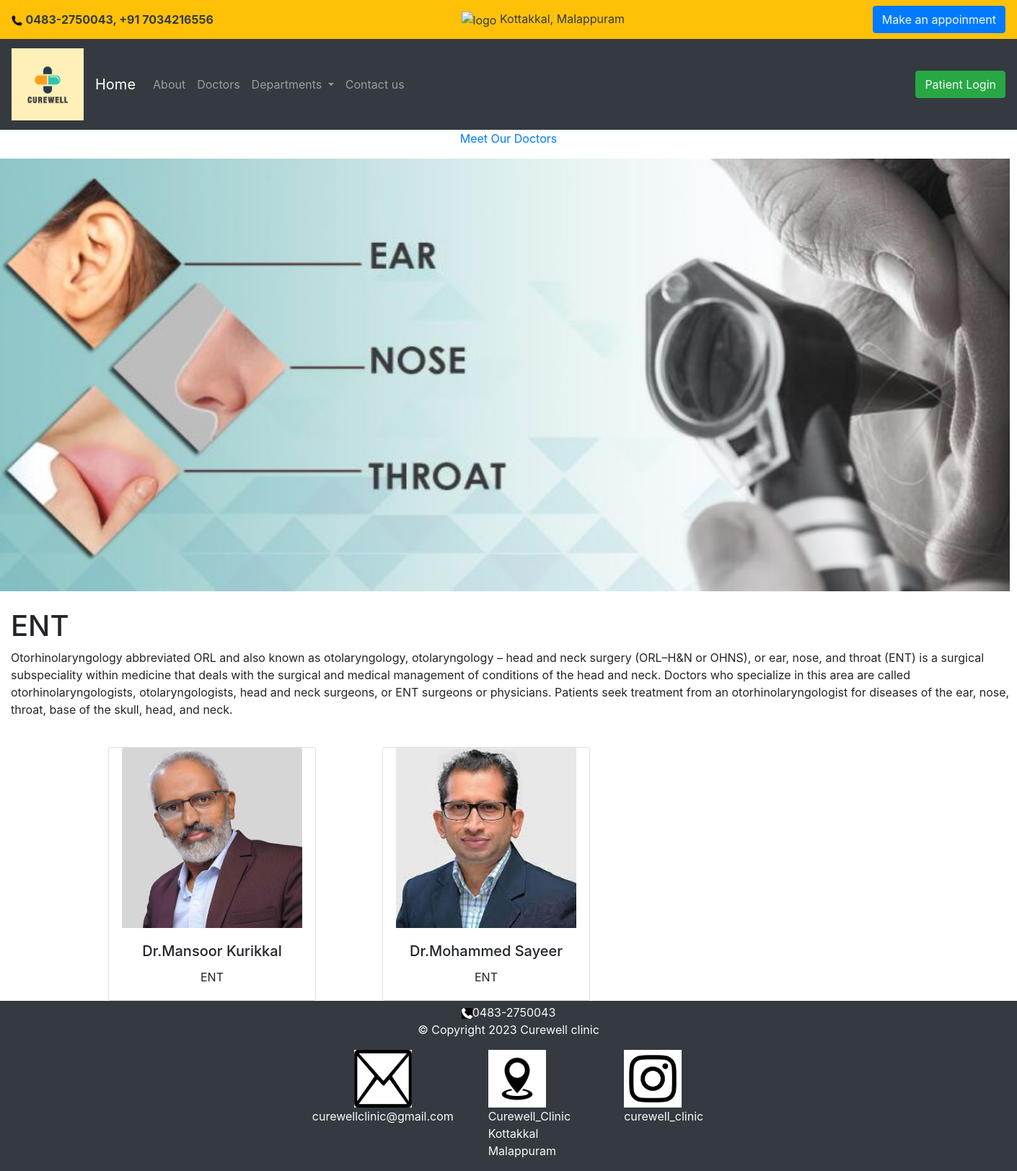
Screenshot of /ent/ with the database file from the repository.
### Curewell/models.py (models this page shows, shortened)
class Department(models.Model):
    name = models.CharField(max_length=250, unique=True)
    slug = models.SlugField(max_length=250, unique=True)
    description =models.TextField(blank=True)
    image = models.ImageField(upload_to='Departments',blank=True)
    class Meta:
        ordering = ('name',)
        verbose_name = 'Department'
        verbose_name_plural = 'Departments'
    def get_url(self):
        return reverse('doctors_by_department', args=[ self.slug])
    def __str__(self):
        return '{}' .format(self.name)

class Doctors(models.Model):
    name = models.CharField(max_length=200, unique=True)
    slug = models.SlugField(max_length=250, unique=True)
    department = models.ForeignKey(Department, on_delete=models.CASCADE)
    qualification = models.CharField(max_length=250)
    image = models.ImageField(upload_to='Doctors', blank=True)
    available = models.BooleanField(default=True)
    class Meta:
        ordering = ('name',)
        verbose_name = 'Doctor'
        verbose_name_plural = 'Doctors'

### Curewell/views.py (the view)
# urls.py: path('', views.alldoctors, name='alldoctors'),
def alldoctors(request, slug_c=None):
    page_c = None
    doctors = None
    if slug_c != None:
        page_c = get_object_or_404(Department, slug=slug_c)
        doctors = Doctors.objects.all().filter(department=page_c)
    else:
        doctors= Doctors.objects.all().filter(available=True)
    return render(request, 'home.html', {'department': page_c, 'doctors': doctors})

### Curewell/context_processors.py (called while the page is built)
def my_links(request):
    links=Department.objects.all()
    return dict(links=links)

### templates/home.html (shortened to what this page needs)
{% extends 'base.html' %}
{% load static %}
{% block content %}
{% if department %}
  <div>
    <div>
      <p class="text-center"><a href= "{% url 'alldoctors' %}">Meet Our Doctors</a></p>
    </div>
  </div>
{% endif %}
<div>
  {% if department %}
  <img src="{{ department.image.url }}" alt="{{department.name}}" style="width:1400px;height:600px;">
</div>
<br>
<div>
  <h1 style="padding-left:15px;">{{department.name}}</h1>
  <p style="padding-left:15px;">{{department.description}}</p>
</div>
{% endif %}
<br>
<div class="container">
  <div class="row">
    {% for doctor in doctors %}
      <div class="col-9 col-sm-12 col-md-4 col-lg-4">
        <div class="card text-center" style="width: 18rem;">
            <a href="{{ doctor.get_url }}"><img class="card-img-top" src="{{ doctor.image.url }}" style="width:250px;height:250px;" alt="{{doctor.name}}"></a>
          <div class="card-body">
            <h5 class="card-title">{{doctor.name}}</h5>
            <p class="card-text">{{doctor.department}}</p>
          </div>
        </div>
      </div>
    {% endfor %}
  </div>
</div>
{% endblock content %}

### rows the page displays
Department: image (picture), name "ENT", description "Otorhinolaryngology abbreviated ORL and also known as otolaryngology, otolaryngology – head and neck surgery (ORL–H&N or OHNS), or ear, nose, and throat (ENT) is a surgical subspeciality within medicine that deals with the surgical and medical management of conditions of the head and neck. Doctors who specialize in this area are called otorhinolaryngologists, otolaryngologists, head and neck surgeons, or ENT surgeons or physicians. Patients seek treatment from an otorhinolaryngologist for diseases of the ear, nose, throat, base of the skull, head, and neck."
Doctors: image (picture), name "Dr.Mansoor Kurikkal", department "ENT"
Doctors: image (picture), name "Dr.Mohammed Sayeer", department "ENT"
